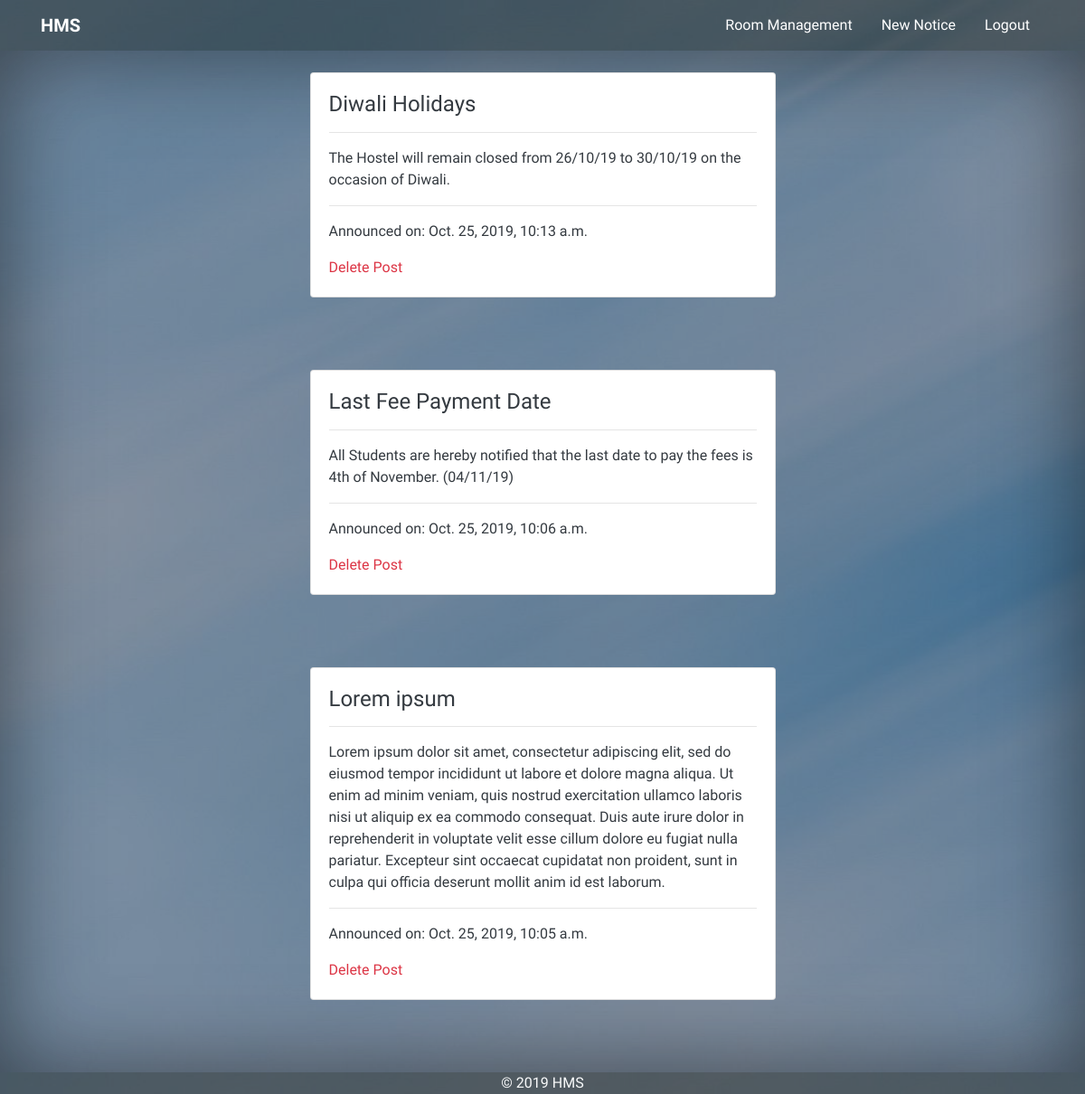
Screenshot of /notices with the database file from the repository.
### posts/models.py (models this page shows, shortened)
class Post(models.Model):
    title = models.CharField(max_length=200, unique=True)
    created_on = models.DateTimeField(auto_now_add=True)
    content = models.TextField()

### posts/views.py (the view)
# urls.py: path('notices', views.PostList.as_view(), name='notices'),
class PostList(generic.ListView):
    queryset = Post.objects.all().order_by('-created_on')
    template_name = 'posts/allpost.html'

### posts/templates/posts/allpost.html (shortened to what this page needs)
{% extends 'accounts/base.html' %}
{% block side %}
<a class="nav-link nav-social" href="{% url 'student' %}">Room Management</a>
<a class="nav-link nav-social" href="{% url 'addpost' %}">New Notice</a>
<a class="nav-link nav-social" href="{% url 'logout' %}">Logout</a>
{% endblock %}
{% block content %}
<div class="row text-left">
    {% for post in post_list %}
        <div class="col-sm-3"></div>
        <div class="col-sm-6" style="padding-bottom: 5rem;">
            <div class="card" >
                <div class="card-body">
                    <h4 class="card-title text-dark">{{ post.title }}</h4><hr>
                    <p class="card-text text-dark">{{ post.content }} <br>
                    </p>
                    <hr>
                    <p class="card-text text-dark">
                        Announced on: {{ post.created_on }}
                    </p>
                    <a class="text-danger" href="{% url 'delete' post.title %}">Delete Post</a>
                </div>
            </div>
        </div>
        <div class="col-sm-3"></div>
    {% endfor %}
</div>
{% endblock %}

### rows the page displays
Post: title "Diwali Holidays", content "The Hostel will remain closed from 26/10/19 to 30/10/19 on the occasion of Diwali.", created_on "Oct. 25, 2019, 10:13 a.m."
Post: title "Last Fee Payment Date", content "All Students are hereby notified that the last date to pay the fees is 4th of November. (04/11/19)", created_on "Oct. 25, 2019, 10:06 a.m."
Post: title "Lorem ipsum", content "Lorem ipsum dolor sit amet, consectetur adipiscing elit, sed do eiusmod tempor incididunt ut labore et dolore magna aliqua. Ut enim ad minim veniam, quis nostrud exercitation ullamco laboris nisi ut aliquip ex ea commodo consequat. Duis aute irure dolor in reprehenderit in voluptate velit esse cillum dolore eu fugiat nulla pariatur. Excepteur sint occaecat cupidatat non proident, sunt in culpa qui officia deserunt mollit anim id est laborum.", created_on "Oct. 25, 2019, 10:05 a.m."
